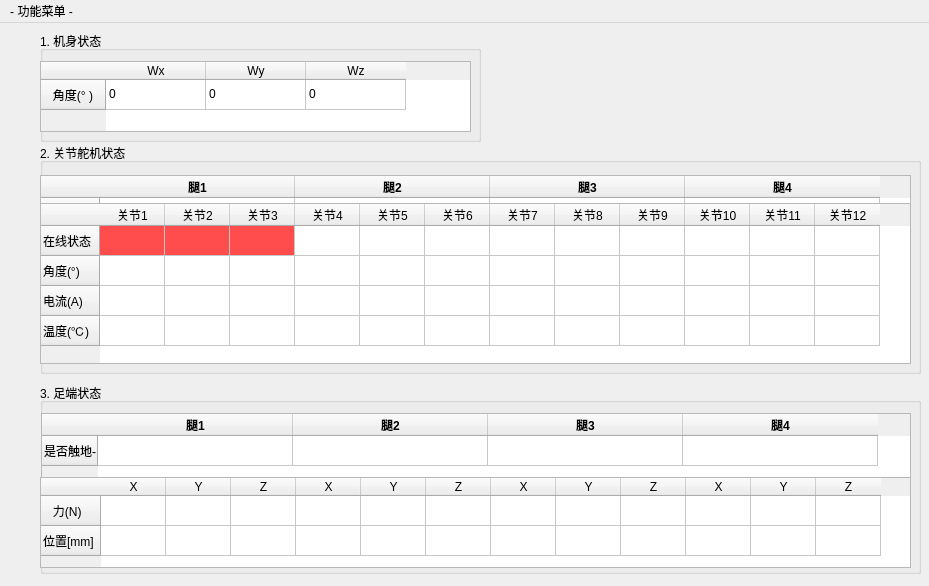
<?xml version="1.0" encoding="UTF-8"?>
<ui version="4.0">
 <class>MainWindow</class>
 <widget class="QMainWindow" name="MainWindow">
  <property name="geometry">
   <rect>
    <x>0</x>
    <y>0</y>
    <width>929</width>
    <height>586</height>
   </rect>
  </property>
  <property name="windowTitle">
   <string>机器人控制系统 </string>
  </property>
  <widget class="QWidget" name="centralwidget">
   <widget class="QGroupBox" name="groupBox_2">
    <property name="geometry">
     <rect>
      <x>40</x>
      <y>120</y>
      <width>881</width>
      <height>231</height>
     </rect>
    </property>
    <property name="title">
     <string>2. 关节舵机状态  </string>
    </property>
    <widget class="QTableWidget" name="tableWidget_3">
     <property name="geometry">
      <rect>
       <x>0</x>
       <y>32</y>
       <width>871</width>
       <height>111</height>
      </rect>
     </property>
     <attribute name="horizontalHeaderDefaultSectionSize">
      <number>195</number>
     </attribute>
     <attribute name="horizontalHeaderMinimumSectionSize">
      <number>104</number>
     </attribute>
     <attribute name="verticalHeaderMinimumSectionSize">
      <number>30</number>
     </attribute>
     <row>
      <property name="text">
       <string>力矩状态  </string>
      </property>
     </row>
     <column>
      <property name="text">
       <string>腿1</string>
      </property>
      <property name="font">
       <font>
        <weight>75</weight>
        <bold>true</bold>
       </font>
      </property>
     </column>
     <column>
      <property name="text">
       <string>腿2</string>
      </property>
      <property name="font">
       <font>
        <weight>75</weight>
        <bold>true</bold>
       </font>
      </property>
     </column>
     <column>
      <property name="text">
       <string>腿3</string>
      </property>
      <property name="font">
       <font>
        <weight>75</weight>
        <bold>true</bold>
       </font>
      </property>
     </column>
     <column>
      <property name="text">
       <string>腿4</string>
      </property>
      <property name="font">
       <font>
        <weight>75</weight>
        <bold>true</bold>
       </font>
      </property>
     </column>
    </widget>
    <widget class="QTableWidget" name="tableWidget_jointState">
     <property name="enabled">
      <bool>true</bool>
     </property>
     <property name="geometry">
      <rect>
       <x>0</x>
       <y>60</y>
       <width>871</width>
       <height>161</height>
      </rect>
     </property>
     <property name="maximumSize">
      <size>
       <width>1000</width>
       <height>1000</height>
      </size>
     </property>
     <property name="editTriggers">
      <set>QAbstractItemView::DoubleClicked</set>
     </property>
     <attribute name="horizontalHeaderVisible">
      <bool>true</bool>
     </attribute>
     <attribute name="horizontalHeaderDefaultSectionSize">
      <number>65</number>
     </attribute>
     <attribute name="horizontalHeaderMinimumSectionSize">
      <number>52</number>
     </attribute>
     <attribute name="verticalHeaderDefaultSectionSize">
      <number>30</number>
     </attribute>
     <attribute name="verticalHeaderMinimumSectionSize">
      <number>23</number>
     </attribute>
     <row>
      <property name="text">
       <string>在线状态  </string>
      </property>
     </row>
     <row>
      <property name="text">
       <string>角度(°)</string>
      </property>
     </row>
     <row>
      <property name="text">
       <string>电流(A)</string>
      </property>
     </row>
     <row>
      <property name="text">
       <string>温度(℃)</string>
      </property>
     </row>
     <column>
      <property name="text">
       <string>关节1</string>
      </property>
     </column>
     <column>
      <property name="text">
       <string>关节2</string>
      </property>
     </column>
     <column>
      <property name="text">
       <string>关节3</string>
      </property>
     </column>
     <column>
      <property name="text">
       <string>关节4</string>
      </property>
     </column>
     <column>
      <property name="text">
       <string>关节5</string>
      </property>
     </column>
     <column>
      <property name="text">
       <string>关节6</string>
      </property>
     </column>
     <column>
      <property name="text">
       <string>关节7</string>
      </property>
     </column>
     <column>
      <property name="text">
       <string>关节8</string>
      </property>
     </column>
     <column>
      <property name="text">
       <string>关节9</string>
      </property>
     </column>
     <column>
      <property name="text">
       <string>关节10</string>
      </property>
     </column>
     <column>
      <property name="text">
       <string>关节11</string>
      </property>
     </column>
     <column>
      <property name="text">
       <string>关节12</string>
      </property>
     </column>
     <item row="0" column="0">
      <property name="text">
       <string/>
      </property>
      <property name="background">
       <brush brushstyle="SolidPattern">
        <color alpha="255">
         <red>255</red>
         <green>77</green>
         <blue>77</blue>
        </color>
       </brush>
      </property>
     </item>
     <item row="0" column="1">
      <property name="text">
       <string/>
      </property>
      <property name="background">
       <brush brushstyle="SolidPattern">
        <color alpha="255">
         <red>255</red>
         <green>77</green>
         <blue>77</blue>
        </color>
       </brush>
      </property>
     </item>
     <item row="0" column="2">
      <property name="text">
       <string/>
      </property>
      <property name="background">
       <brush brushstyle="SolidPattern">
        <color alpha="255">
         <red>255</red>
         <green>77</green>
         <blue>77</blue>
        </color>
       </brush>
      </property>
     </item>
     <item row="1" column="0">
      <property name="text">
       <string/>
      </property>
     </item>
     <item row="1" column="1">
      <property name="text">
       <string/>
      </property>
     </item>
     <item row="1" column="2">
      <property name="text">
       <string/>
      </property>
     </item>
     <item row="2" column="0">
      <property name="text">
       <string/>
      </property>
     </item>
     <item row="2" column="1">
      <property name="text">
       <string/>
      </property>
     </item>
    </widget>
   </widget>
   <widget class="QGroupBox" name="groupBox">
    <property name="geometry">
     <rect>
      <x>40</x>
      <y>8</y>
      <width>441</width>
      <height>111</height>
     </rect>
    </property>
    <property name="title">
     <string>1. 机身状态 </string>
    </property>
    <property name="flat">
     <bool>false</bool>
    </property>
    <property name="checkable">
     <bool>false</bool>
    </property>
    <widget class="QTableWidget" name="tableWidget_bodyState">
     <property name="geometry">
      <rect>
       <x>0</x>
       <y>30</y>
       <width>431</width>
       <height>71</height>
      </rect>
     </property>
     <property name="editTriggers">
      <set>QAbstractItemView::NoEditTriggers</set>
     </property>
     <row>
      <property name="text">
       <string>   角度(° )   </string>
      </property>
     </row>
     <column>
      <property name="text">
       <string>Wx</string>
      </property>
     </column>
     <column>
      <property name="text">
       <string>Wy</string>
      </property>
     </column>
     <column>
      <property name="text">
       <string>Wz</string>
      </property>
     </column>
     <item row="0" column="0">
      <property name="text">
       <string>0</string>
      </property>
     </item>
     <item row="0" column="1">
      <property name="text">
       <string>0</string>
      </property>
     </item>
     <item row="0" column="2">
      <property name="text">
       <string>0</string>
      </property>
     </item>
    </widget>
   </widget>
   <widget class="QGroupBox" name="groupBox_3">
    <property name="geometry">
     <rect>
      <x>40</x>
      <y>360</y>
      <width>881</width>
      <height>191</height>
     </rect>
    </property>
    <property name="title">
     <string>3. 足端状态 </string>
    </property>
    <widget class="QTableWidget" name="tableWidget_isLanded">
     <property name="geometry">
      <rect>
       <x>1</x>
       <y>30</y>
       <width>870</width>
       <height>65</height>
      </rect>
     </property>
     <property name="editTriggers">
      <set>QAbstractItemView::NoEditTriggers</set>
     </property>
     <attribute name="horizontalHeaderDefaultSectionSize">
      <number>195</number>
     </attribute>
     <attribute name="horizontalHeaderMinimumSectionSize">
      <number>104</number>
     </attribute>
     <attribute name="verticalHeaderMinimumSectionSize">
      <number>30</number>
     </attribute>
     <row>
      <property name="text">
       <string>是否触地-</string>
      </property>
     </row>
     <column>
      <property name="text">
       <string>腿1</string>
      </property>
      <property name="font">
       <font>
        <weight>75</weight>
        <bold>true</bold>
       </font>
      </property>
     </column>
     <column>
      <property name="text">
       <string>腿2</string>
      </property>
      <property name="font">
       <font>
        <weight>75</weight>
        <bold>true</bold>
       </font>
      </property>
     </column>
     <column>
      <property name="text">
       <string>腿3</string>
      </property>
      <property name="font">
       <font>
        <weight>75</weight>
        <bold>true</bold>
       </font>
      </property>
     </column>
     <column>
      <property name="text">
       <string>腿4</string>
      </property>
      <property name="font">
       <font>
        <weight>75</weight>
        <bold>true</bold>
       </font>
      </property>
     </column>
     <item row="0" column="0">
      <property name="text">
       <string/>
      </property>
      <property name="checkState">
       <enum>Unchecked</enum>
      </property>
     </item>
     <item row="0" column="1">
      <property name="text">
       <string/>
      </property>
      <property name="checkState">
       <enum>Unchecked</enum>
      </property>
     </item>
     <item row="0" column="2">
      <property name="text">
       <string/>
      </property>
      <property name="checkState">
       <enum>Unchecked</enum>
      </property>
     </item>
     <item row="0" column="3">
      <property name="text">
       <string/>
      </property>
      <property name="checkState">
       <enum>Unchecked</enum>
      </property>
     </item>
    </widget>
    <widget class="QTableWidget" name="tableWidget_footForce">
     <property name="geometry">
      <rect>
       <x>0</x>
       <y>94</y>
       <width>871</width>
       <height>91</height>
      </rect>
     </property>
     <property name="maximumSize">
      <size>
       <width>1000</width>
       <height>1000</height>
      </size>
     </property>
     <property name="frameShadow">
      <enum>QFrame::Sunken</enum>
     </property>
     <property name="editTriggers">
      <set>QAbstractItemView::NoEditTriggers</set>
     </property>
     <property name="showGrid">
      <bool>true</bool>
     </property>
     <attribute name="horizontalHeaderDefaultSectionSize">
      <number>65</number>
     </attribute>
     <attribute name="horizontalHeaderMinimumSectionSize">
      <number>55</number>
     </attribute>
     <attribute name="verticalHeaderVisible">
      <bool>true</bool>
     </attribute>
     <attribute name="verticalHeaderCascadingSectionResizes">
      <bool>false</bool>
     </attribute>
     <attribute name="verticalHeaderDefaultSectionSize">
      <number>30</number>
     </attribute>
     <attribute name="verticalHeaderHighlightSections">
      <bool>true</bool>
     </attribute>
     <attribute name="verticalHeaderMinimumSectionSize">
      <number>21</number>
     </attribute>
     <row>
      <property name="text">
       <string>   力(N)     </string>
      </property>
     </row>
     <row>
      <property name="text">
       <string>位置[mm]</string>
      </property>
      <property name="toolTip">
       <string>腿末端（足端）相对于腿起点的坐标</string>
      </property>
      <property name="textAlignment">
       <set>AlignLeading|AlignVCenter</set>
      </property>
     </row>
     <column>
      <property name="text">
       <string>X</string>
      </property>
     </column>
     <column>
      <property name="text">
       <string>Y</string>
      </property>
     </column>
     <column>
      <property name="text">
       <string>Z</string>
      </property>
     </column>
     <column>
      <property name="text">
       <string>X</string>
      </property>
     </column>
     <column>
      <property name="text">
       <string>Y</string>
      </property>
     </column>
     <column>
      <property name="text">
       <string>Z</string>
      </property>
     </column>
     <column>
      <property name="text">
       <string>X</string>
      </property>
     </column>
     <column>
      <property name="text">
       <string>Y</string>
      </property>
     </column>
     <column>
      <property name="text">
       <string>Z</string>
      </property>
     </column>
     <column>
      <property name="text">
       <string>X</string>
      </property>
     </column>
     <column>
      <property name="text">
       <string>Y</string>
      </property>
     </column>
     <column>
      <property name="text">
       <string>Z</string>
      </property>
     </column>
     <item row="0" column="0">
      <property name="text">
       <string/>
      </property>
     </item>
    </widget>
   </widget>
   <widget class="QPushButton" name="BtnConnectRobot">
    <property name="geometry">
     <rect>
      <x>670</x>
      <y>660</y>
      <width>131</width>
      <height>31</height>
     </rect>
    </property>
    <property name="text">
     <string>连接机器人</string>
    </property>
   </widget>
   <widget class="QTableWidget" name="tableWidget_massCenter">
    <property name="geometry">
     <rect>
      <x>60</x>
      <y>640</y>
      <width>431</width>
      <height>71</height>
     </rect>
    </property>
    <property name="editTriggers">
     <set>QAbstractItemView::NoEditTriggers</set>
    </property>
    <row>
     <property name="text">
      <string> 质心(mm)</string>
     </property>
    </row>
    <column>
     <property name="text">
      <string>x</string>
     </property>
    </column>
    <column>
     <property name="text">
      <string>y</string>
     </property>
    </column>
    <column>
     <property name="text">
      <string>z</string>
     </property>
    </column>
   </widget>
  </widget>
  <widget class="QMenuBar" name="menubar">
   <property name="geometry">
    <rect>
     <x>0</x>
     <y>0</y>
     <width>929</width>
     <height>28</height>
    </rect>
   </property>
   <widget class="QMenu" name="menuyundong">
    <property name="title">
     <string>- 功能菜单 -</string>
    </property>
    <addaction name="actionControl"/>
    <addaction name="cameraControl"/>
    <addaction name="separator"/>
    <addaction name="testdirectControl"/>
   </widget>
   <addaction name="menuyundong"/>
  </widget>
  <action name="actionControl">
   <property name="text">
    <string>运动控制</string>
   </property>
  </action>
  <action name="testdirectControl">
   <property name="text">
    <string>调试</string>
   </property>
  </action>
  <action name="cameraControl">
   <property name="text">
    <string>打开相机</string>
   </property>
  </action>
 </widget>
 <resources/>
 <connections/>
</ui>
